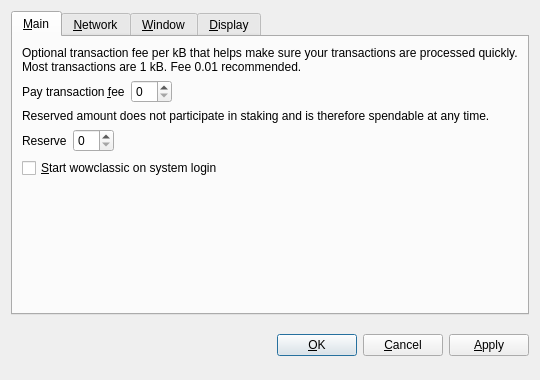
<?xml version="1.0" encoding="UTF-8"?>
<ui version="4.0">
 <class>OptionsDialog</class>
 <widget class="QDialog" name="OptionsDialog">
  <property name="geometry">
   <rect>
    <x>0</x>
    <y>0</y>
    <width>540</width>
    <height>380</height>
   </rect>
  </property>
  <property name="windowTitle">
   <string>Options</string>
  </property>
  <property name="modal">
   <bool>true</bool>
  </property>
  <layout class="QVBoxLayout" name="verticalLayout">
   <item>
    <widget class="QTabWidget" name="tabWidget">
     <property name="tabPosition">
      <enum>QTabWidget::North</enum>
     </property>
     <property name="currentIndex">
      <number>0</number>
     </property>
     <widget class="QWidget" name="tabMain">
      <attribute name="title">
       <string>&amp;Main</string>
      </attribute>
      <layout class="QVBoxLayout" name="verticalLayout_Main">
       <item>
        <widget class="QLabel" name="transactionFeeInfoLabel">
         <property name="text">
          <string>Optional transaction fee per kB that helps make sure your transactions are processed quickly. Most transactions are 1 kB. Fee 0.01 recommended.</string>
         </property>
         <property name="textFormat">
          <enum>Qt::PlainText</enum>
         </property>
         <property name="wordWrap">
          <bool>true</bool>
         </property>
        </widget>
       </item>
       <item>
        <layout class="QHBoxLayout" name="horizontalLayoutFee">
         <item>
          <widget class="QLabel" name="transactionFeeLabel">
           <property name="text">
            <string>Pay transaction &amp;fee</string>
           </property>
           <property name="textFormat">
            <enum>Qt::PlainText</enum>
           </property>
           <property name="buddy">
            <cstring>transactionFee</cstring>
           </property>
          </widget>
         </item>
         <item>
          <widget class="BitcoinAmountField" name="transactionFee"/>
         </item>
         <item>
          <spacer name="horizontalSpacerFee">
           <property name="orientation">
            <enum>Qt::Horizontal</enum>
           </property>
           <property name="sizeHint" stdset="0">
            <size>
             <width>40</width>
             <height>20</height>
            </size>
           </property>
          </spacer>
         </item>
        </layout>
       </item>
       <item>
        <widget class="QLabel" name="reserveBalanceInfoLabel">
         <property name="text">
          <string>Reserved amount does not participate in staking and is therefore spendable at any time.</string>
         </property>
         <property name="textFormat">
          <enum>Qt::PlainText</enum>
         </property>
         <property name="wordWrap">
          <bool>true</bool>
         </property>
        </widget>
       </item>
       <item>
        <layout class="QHBoxLayout" name="horizontalLayoutReserveBalance">
         <item>
          <widget class="QLabel" name="reserveBalanceLabel">
           <property name="text">
            <string>Reserve</string>
           </property>
           <property name="textFormat">
            <enum>Qt::PlainText</enum>
           </property>
           <property name="buddy">
            <cstring>reserveBalance</cstring>
           </property>
          </widget>
         </item>
         <item>
          <widget class="BitcoinAmountField" name="reserveBalance"/>
         </item>
         <item>
          <spacer name="horizontalSpacerReserveBalance">
           <property name="orientation">
            <enum>Qt::Horizontal</enum>
           </property>
           <property name="sizeHint" stdset="0">
            <size>
             <width>40</width>
             <height>20</height>
            </size>
           </property>
          </spacer>
         </item>
        </layout>
       </item>
       <item>
        <widget class="QCheckBox" name="bitcoinAtStartup">
         <property name="toolTip">
          <string>Automatically start wowclassic after logging in to the system.</string>
         </property>
         <property name="text">
          <string>&amp;Start wowclassic on system login</string>
         </property>
        </widget>
       </item>
       <item>
        <spacer name="verticalSpacer_Main">
         <property name="orientation">
          <enum>Qt::Vertical</enum>
         </property>
         <property name="sizeHint" stdset="0">
          <size>
           <width>20</width>
           <height>40</height>
          </size>
         </property>
        </spacer>
       </item>
      </layout>
     </widget>
     <widget class="QWidget" name="tabNetwork">
      <attribute name="title">
       <string>&amp;Network</string>
      </attribute>
      <layout class="QVBoxLayout" name="verticalLayout_Network">
       <item>
        <widget class="QCheckBox" name="mapPortUpnp">
         <property name="toolTip">
          <string>Automatically open the wowclassic client port on the router. This only works when your router supports UPnP and it is enabled.</string>
         </property>
         <property name="text">
          <string>Map port using &amp;UPnP</string>
         </property>
        </widget>
       </item>
       <item>
        <widget class="QCheckBox" name="connectSocks">
         <property name="toolTip">
          <string>Connect to the wowclassic network through a SOCKS proxy (e.g. when connecting through Tor).</string>
         </property>
         <property name="text">
          <string>&amp;Connect through SOCKS proxy:</string>
         </property>
        </widget>
       </item>
       <item>
        <layout class="QHBoxLayout" name="horizontalLayout_Network">
         <item>
          <widget class="QLabel" name="proxyIpLabel">
           <property name="text">
            <string>Proxy &amp;IP:</string>
           </property>
           <property name="textFormat">
            <enum>Qt::PlainText</enum>
           </property>
           <property name="buddy">
            <cstring>proxyIp</cstring>
           </property>
          </widget>
         </item>
         <item>
          <widget class="QValidatedLineEdit" name="proxyIp">
           <property name="maximumSize">
            <size>
             <width>140</width>
             <height>16777215</height>
            </size>
           </property>
           <property name="toolTip">
            <string>IP address of the proxy (e.g. 127.0.0.1)</string>
           </property>
          </widget>
         </item>
         <item>
          <widget class="QLabel" name="proxyPortLabel">
           <property name="text">
            <string>&amp;Port:</string>
           </property>
           <property name="textFormat">
            <enum>Qt::PlainText</enum>
           </property>
           <property name="buddy">
            <cstring>proxyPort</cstring>
           </property>
          </widget>
         </item>
         <item>
          <widget class="QLineEdit" name="proxyPort">
           <property name="maximumSize">
            <size>
             <width>55</width>
             <height>16777215</height>
            </size>
           </property>
           <property name="toolTip">
            <string>Port of the proxy (e.g. 9050)</string>
           </property>
          </widget>
         </item>
         <item>
          <widget class="QLabel" name="socksVersionLabel">
           <property name="text">
            <string>SOCKS &amp;Version:</string>
           </property>
           <property name="textFormat">
            <enum>Qt::PlainText</enum>
           </property>
           <property name="buddy">
            <cstring>socksVersion</cstring>
           </property>
          </widget>
         </item>
         <item>
          <widget class="QValueComboBox" name="socksVersion">
           <property name="toolTip">
            <string>SOCKS version of the proxy (e.g. 5)</string>
           </property>
          </widget>
         </item>
         <item>
          <spacer name="horizontalSpacer_Network">
           <property name="orientation">
            <enum>Qt::Horizontal</enum>
           </property>
           <property name="sizeHint" stdset="0">
            <size>
             <width>40</width>
             <height>20</height>
            </size>
           </property>
          </spacer>
         </item>
        </layout>
       </item>
       <item>
        <spacer name="verticalSpacer_Network">
         <property name="orientation">
          <enum>Qt::Vertical</enum>
         </property>
         <property name="sizeHint" stdset="0">
          <size>
           <width>20</width>
           <height>40</height>
          </size>
         </property>
        </spacer>
       </item>
      </layout>
     </widget>
     <widget class="QWidget" name="tabWindow">
      <attribute name="title">
       <string>&amp;Window</string>
      </attribute>
      <layout class="QVBoxLayout" name="verticalLayout_Window">
       <item>
        <widget class="QCheckBox" name="minimizeToTray">
         <property name="toolTip">
          <string>Show only a tray icon after minimizing the window.</string>
         </property>
         <property name="text">
          <string>&amp;Minimize to the tray instead of the taskbar</string>
         </property>
        </widget>
       </item>
       <item>
        <widget class="QCheckBox" name="minimizeOnClose">
         <property name="toolTip">
          <string>Minimize instead of exit the application when the window is closed. When this option is enabled, the application will be closed only after selecting Quit in the menu.</string>
         </property>
         <property name="text">
          <string>M&amp;inimize on close</string>
         </property>
        </widget>
       </item>
       <item>
        <spacer name="verticalSpacer_Window">
         <property name="orientation">
          <enum>Qt::Vertical</enum>
         </property>
         <property name="sizeHint" stdset="0">
          <size>
           <width>20</width>
           <height>40</height>
          </size>
         </property>
        </spacer>
       </item>
      </layout>
     </widget>
     <widget class="QWidget" name="tabDisplay">
      <attribute name="title">
       <string>&amp;Display</string>
      </attribute>
      <layout class="QVBoxLayout" name="verticalLayout_Display">
       <item>
        <layout class="QHBoxLayout" name="horizontalLayout_1_Display">
         <item>
          <widget class="QLabel" name="langLabel">
           <property name="text">
            <string>User Interface &amp;language:</string>
           </property>
           <property name="textFormat">
            <enum>Qt::PlainText</enum>
           </property>
           <property name="buddy">
            <cstring>lang</cstring>
           </property>
          </widget>
         </item>
         <item>
          <widget class="QValueComboBox" name="lang">
           <property name="toolTip">
            <string>The user interface language can be set here. This setting will take effect after restarting wowclassic.</string>
           </property>
          </widget>
         </item>
        </layout>
       </item>
       <item>
        <layout class="QHBoxLayout" name="horizontalLayout_2_Display">
         <item>
          <widget class="QLabel" name="unitLabel">
           <property name="text">
            <string>&amp;Unit to show amounts in:</string>
           </property>
           <property name="textFormat">
            <enum>Qt::PlainText</enum>
           </property>
           <property name="buddy">
            <cstring>unit</cstring>
           </property>
          </widget>
         </item>
         <item>
          <widget class="QValueComboBox" name="unit">
           <property name="toolTip">
            <string>Choose the default subdivision unit to show in the interface and when sending coins.</string>
           </property>
          </widget>
         </item>
        </layout>
       </item>
       <item>
        <widget class="QCheckBox" name="displayAddresses">
         <property name="toolTip">
          <string>Whether to show wowclassic addresses in the transaction list or not.</string>
         </property>
         <property name="text">
          <string>&amp;Display addresses in transaction list</string>
         </property>
        </widget>
       </item>
       <item>
        <widget class="QCheckBox" name="coinControlFeatures">
         <property name="toolTip">
          <string>Whether to show coin control features or not.</string>
         </property>
         <property name="text">
          <string>Display coin &amp;control features (experts only!)</string>
         </property>
        </widget>
       </item>
       <item>
        <spacer name="verticalSpacer_Display">
         <property name="orientation">
          <enum>Qt::Vertical</enum>
         </property>
         <property name="sizeHint" stdset="0">
          <size>
           <width>20</width>
           <height>40</height>
          </size>
         </property>
        </spacer>
       </item>
      </layout>
     </widget>
    </widget>
   </item>
   <item>
    <layout class="QHBoxLayout" name="horizontalLayout_Buttons">
     <item>
      <spacer name="horizontalSpacer_1">
       <property name="orientation">
        <enum>Qt::Horizontal</enum>
       </property>
       <property name="sizeHint" stdset="0">
        <size>
         <width>40</width>
         <height>48</height>
        </size>
       </property>
      </spacer>
     </item>
     <item>
      <widget class="QLabel" name="statusLabel">
       <property name="font">
        <font>
         <weight>75</weight>
         <bold>true</bold>
        </font>
       </property>
       <property name="text">
        <string/>
       </property>
       <property name="textFormat">
        <enum>Qt::PlainText</enum>
       </property>
       <property name="wordWrap">
        <bool>true</bool>
       </property>
      </widget>
     </item>
     <item>
      <spacer name="horizontalSpacer_2">
       <property name="orientation">
        <enum>Qt::Horizontal</enum>
       </property>
       <property name="sizeHint" stdset="0">
        <size>
         <width>40</width>
         <height>48</height>
        </size>
       </property>
      </spacer>
     </item>
     <item>
      <widget class="QPushButton" name="okButton">
       <property name="text">
        <string>&amp;OK</string>
       </property>
      </widget>
     </item>
     <item>
      <widget class="QPushButton" name="cancelButton">
       <property name="text">
        <string>&amp;Cancel</string>
       </property>
       <property name="autoDefault">
        <bool>false</bool>
       </property>
      </widget>
     </item>
     <item>
      <widget class="QPushButton" name="applyButton">
       <property name="text">
        <string>&amp;Apply</string>
       </property>
       <property name="autoDefault">
        <bool>false</bool>
       </property>
      </widget>
     </item>
    </layout>
   </item>
  </layout>
 </widget>
 <customwidgets>
  <customwidget>
   <class>BitcoinAmountField</class>
   <extends>QSpinBox</extends>
   <header>bitcoinamountfield.h</header>
  </customwidget>
  <customwidget>
   <class>QValueComboBox</class>
   <extends>QComboBox</extends>
   <header>qvaluecombobox.h</header>
  </customwidget>
  <customwidget>
   <class>QValidatedLineEdit</class>
   <extends>QLineEdit</extends>
   <header>qvalidatedlineedit.h</header>
  </customwidget>
 </customwidgets>
 <resources/>
 <connections/>
</ui>
